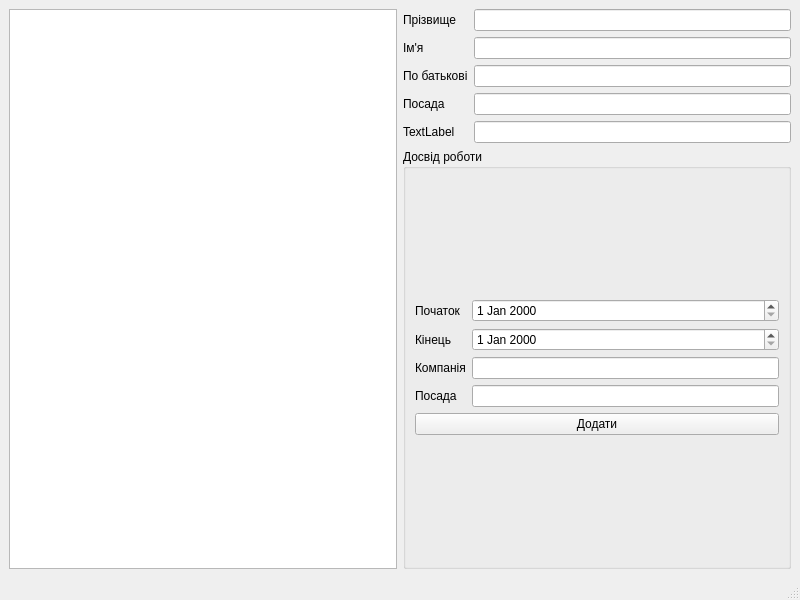
<?xml version="1.0" encoding="UTF-8"?>
<ui version="4.0">
 <class>MainWindow</class>
 <widget class="QMainWindow" name="MainWindow">
  <property name="geometry">
   <rect>
    <x>0</x>
    <y>0</y>
    <width>800</width>
    <height>600</height>
   </rect>
  </property>
  <property name="windowTitle">
   <string>MainWindow</string>
  </property>
  <widget class="QWidget" name="centralwidget">
   <layout class="QGridLayout" name="gridLayout_4">
    <item row="0" column="0">
     <layout class="QHBoxLayout" name="horizontalLayout">
      <item>
       <widget class="QTextEdit" name="textOutput">
        <property name="readOnly">
         <bool>true</bool>
        </property>
       </widget>
      </item>
      <item>
       <layout class="QVBoxLayout" name="verticalLayout">
        <item>
         <layout class="QGridLayout" name="gridLayout_3">
          <item row="1" column="1">
           <widget class="QLineEdit" name="name"/>
          </item>
          <item row="2" column="1">
           <widget class="QLineEdit" name="seconName"/>
          </item>
          <item row="0" column="1">
           <widget class="QLineEdit" name="lastName"/>
          </item>
          <item row="2" column="0">
           <widget class="QLabel" name="label_3">
            <property name="text">
             <string>По батькові</string>
            </property>
           </widget>
          </item>
          <item row="1" column="0">
           <widget class="QLabel" name="label_2">
            <property name="text">
             <string>Ім'я</string>
            </property>
           </widget>
          </item>
          <item row="3" column="1">
           <widget class="QLineEdit" name="position"/>
          </item>
          <item row="0" column="0">
           <widget class="QLabel" name="label">
            <property name="text">
             <string>Прізвище</string>
            </property>
           </widget>
          </item>
          <item row="3" column="0">
           <widget class="QLabel" name="label_4">
            <property name="text">
             <string>Посада</string>
            </property>
           </widget>
          </item>
          <item row="4" column="0">
           <widget class="QLabel" name="label_9">
            <property name="text">
             <string>TextLabel</string>
            </property>
           </widget>
          </item>
          <item row="4" column="1">
           <widget class="QLineEdit" name="phone"/>
          </item>
         </layout>
        </item>
        <item>
         <widget class="QGroupBox" name="groupBox">
          <property name="minimumSize">
           <size>
            <width>169</width>
            <height>199</height>
           </size>
          </property>
          <property name="title">
           <string>Досвід роботи</string>
          </property>
          <layout class="QGridLayout" name="gridLayout_2">
           <item row="0" column="0">
            <layout class="QGridLayout" name="gridLayout">
             <item row="0" column="0">
              <widget class="QLabel" name="label_8">
               <property name="text">
                <string>Початок</string>
               </property>
              </widget>
             </item>
             <item row="0" column="1">
              <widget class="QDateEdit" name="fromDate"/>
             </item>
             <item row="1" column="0">
              <widget class="QLabel" name="label_7">
               <property name="text">
                <string>Кінець</string>
               </property>
              </widget>
             </item>
             <item row="1" column="1">
              <widget class="QDateEdit" name="toDate"/>
             </item>
             <item row="2" column="0">
              <widget class="QLabel" name="label_6">
               <property name="text">
                <string>Компанія</string>
               </property>
              </widget>
             </item>
             <item row="2" column="1">
              <widget class="QLineEdit" name="company"/>
             </item>
             <item row="3" column="0">
              <widget class="QLabel" name="label_5">
               <property name="text">
                <string>Посада</string>
               </property>
              </widget>
             </item>
             <item row="3" column="1">
              <widget class="QLineEdit" name="experiencePosition"/>
             </item>
             <item row="4" column="0" colspan="2">
              <widget class="QPushButton" name="addExperience">
               <property name="text">
                <string>Додати</string>
               </property>
              </widget>
             </item>
            </layout>
           </item>
          </layout>
         </widget>
        </item>
       </layout>
      </item>
     </layout>
    </item>
   </layout>
  </widget>
  <widget class="QMenuBar" name="menubar">
   <property name="geometry">
    <rect>
     <x>0</x>
     <y>0</y>
     <width>800</width>
     <height>21</height>
    </rect>
   </property>
  </widget>
  <widget class="QStatusBar" name="statusbar"/>
 </widget>
 <resources/>
 <connections/>
</ui>
